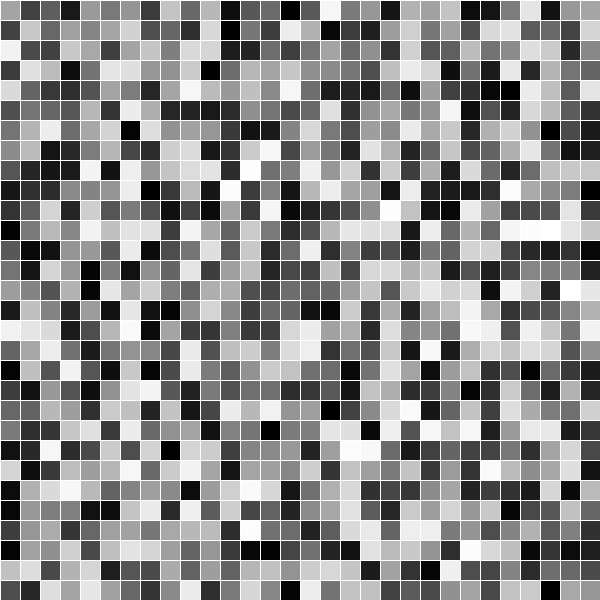
Frame 1 (no input)
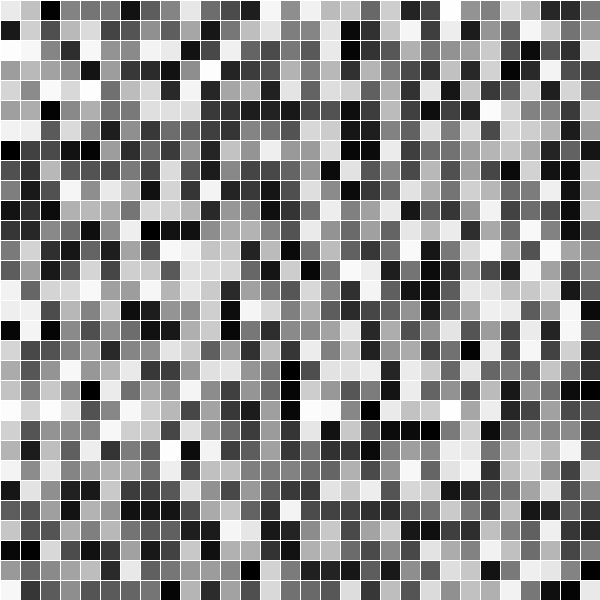
Frame 60 (the mouse pressed at the canvas centre just before this capture)
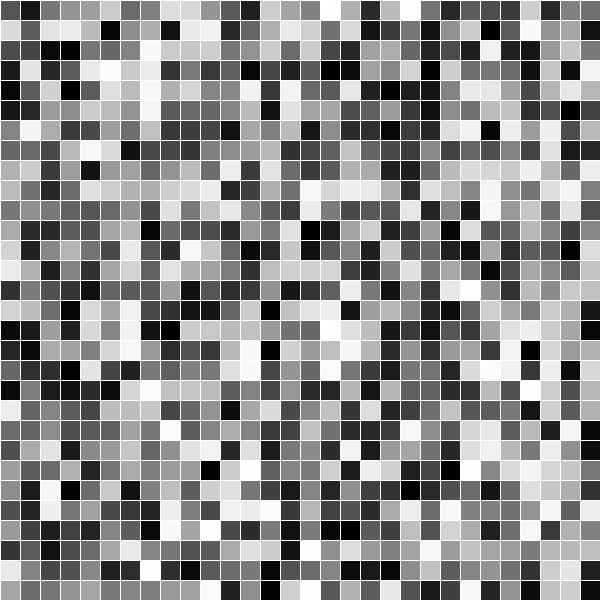
Frame 120 (the mouse held since frame 60 and released just before this capture)

The Processing sketch that drew these frames (run headless with seeded random() and noise(); from frame 60 on, the mouse is pressed at the canvas centre):

// Processing sketch: Nested_Loops_In_Loops_6_6_disco_rectangle
// ── Nested_Loops_In_Loops_6_6_disco_rectangle.pde
//NESTED LOOPS IN LOOPS 6 6
//Nested loops are loops within loops.

//When do we need nested loops?
//let's say we want a grid of retangles in our window. Let's see how we can go about making that.

void setup(){
  size(600,600);
}

void draw(){
  background(0);
  stroke(255);
  
  //for(int x=0;x<width;x=x+20){
    //rect(x,0,20,20);
  //}
  
  //for(int y=0;y<height;y=y+20){
    //rect(0,y,20,20);    
  //}
  
  //This doesn't work, it draws one column, and one row.
  //What we did was say "for every column, draw a rectangle, and then, for every row, draw a rectangle."
  
  //What we actually want to do is say "for every column, draw every row a rectangle", in other words: "for every column, draw a rectangle for every row."
  //We don't want two seperate for statements.
  //What we want to say is "for every column, for every row, draw a rectangle."
  
  float side=20;//this is a variable for the side length of our rectangles (squares). 
  //We can use this for our loop exit statement increments (the indices for our rows & columns), aswell as for the side lengths in the rect() function.
    
  //SO this is what we are talking about when we talk about a nested loop/nested loops.
  for(float x=0;x<width;x=x+side){
    println(x);
    for(float y=0; y<height;y=y+side){
      println(y);
      fill(random(255));
      rect(x,y,side,side);
    }
  }
}
